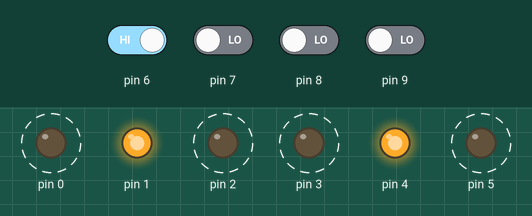
This sketch was run on a simulated Arduino Uno, built with avr-gcc and run on an emulated ATmega328P. Shown: output pins drawn as LEDs (lit = HIGH). Dashed ring = blinking. The test bench sets the inputs (shaded band); at power-on: pin 6 HIGH, pin 7–9 LOW.

Above: at 2.3 s.
2.9 s: pin 6 driven LOW
At 3.25 s:
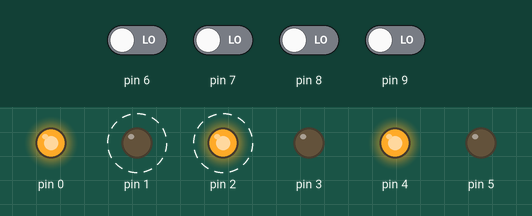
6.4 s: pin 6 driven HIGH
At 7.7 s:
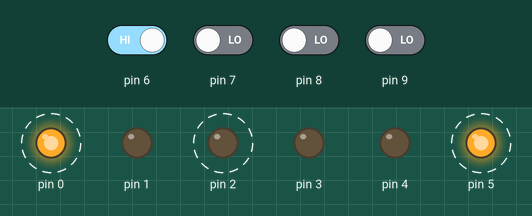
9.9 s: pin 7 driven HIGH
At 10.65 s:
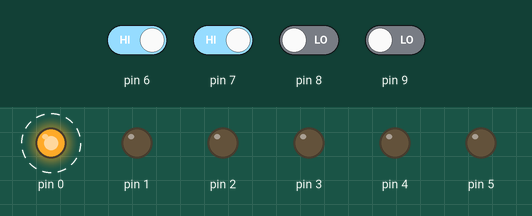
13.4 s: pin 8 driven HIGH
At 14.05 s:
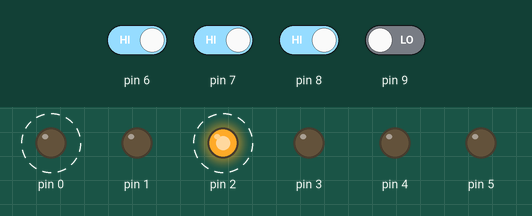
16.9 s: pin 8 driven LOW
20.4 s: pin 7 driven LOW
At 21.0 s:
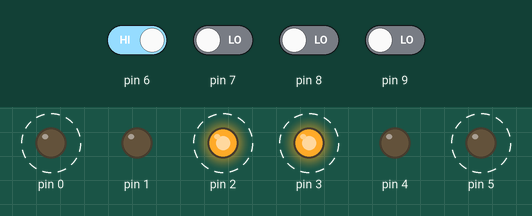
Timing chart, 0 to 24.9 s (numbered marks = the images above; inputs shaded):
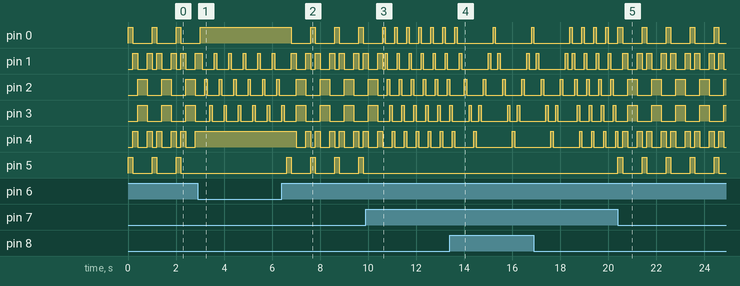

Measured:
- after the input at 2.9 s, pin 0: goes on until 3.0 s, then stays HIGH; pin 2: alternates HIGH for 0.10 s and LOW for 0.50 s, starting after 0.30 s; pin 3: alternates HIGH for 0.10 s and LOW for 0.50 s, starting after 0.60 s; pin 4: stops changing and stays HIGH; pin 5: stops changing and stays LOW
- after the input at 6.4 s, pin 0: alternates HIGH for 0.20 s and LOW for 0.80 s, starting after 0.40 s; pin 2: alternates HIGH for 0.40 s and LOW for 0.60 s, starting after 0.60 s
- after the input at 9.9 s, pin 0: alternates HIGH for 0.10 s and LOW for 0.40 s, starting after 0.80 s; pin 5: stops changing and stays LOW
- after the input at 13.4 s, pin 0: LOW → HIGH after 1.8 s, → LOW 0.10 s later, → HIGH 1.5 s later; pin 2: alternates HIGH for 0.10 s and LOW for 0.70 s, starting after 0.60 s
- after the input at 20.4 s, pin 0: alternates HIGH for 0.20 s and LOW for 0.80 s, starting after 0.20 s; pin 2, pin 3: alternates HIGH for 0.40 s and LOW for 0.60 s, starting after 0.40 s; pin 5: alternates HIGH for 0.20 s and LOW for 0.80 s, starting at once
- by itself, pin 0, pin 5: alternates HIGH for 0.20 s and LOW for 0.80 s
- by itself, pin 1, pin 4: repeats every 1.0 s: LOW 0.40 s, HIGH 0.20 s, LOW 0.20 s, HIGH 0.20 s
- by itself, pin 2, pin 3: alternates HIGH for 0.40 s and LOW for 0.60 s

The sketch:

sketch_apr30b.ino
```cpp
int i,J;
void setup()
{
  for(i=0;i<=5;i++)
  {
    pinMode(i,OUTPUT);
  }

  for(J=6;J<=9;J++)
  {
  pinMode(J,INPUT);
  }
}

void loop()
{
  if(digitalRead(6)==LOW)
  {
    digitalWrite(0,HIGH);
    digitalWrite(4,HIGH);
    for(i=1;i<=3;i++)
    {
      digitalWrite(i,HIGH);
      delay(100);
      digitalWrite(i,LOW);
      delay(100);
     }
   }
  else if(digitalRead(7)==LOW)
  {
     for(i=0;i<5;i++)
     {
     digitalWrite(i,HIGH);
     digitalWrite(5-i,HIGH);
     delay(200);
     digitalWrite(i,LOW);
     digitalWrite(5-i,LOW);
      }
  }
  else if(digitalRead(8)==LOW)
  {
      for(i=0;i<5;i++)
  {
      digitalWrite(i,HIGH);
      delay(100);
      digitalWrite(i,LOW);
  }
  }
  else if(digitalRead(9)==LOW)
  {
  for(i=0;i<=4;i++)
  {
    digitalWrite(i,HIGH);
    delay(100);
    digitalWrite(i,LOW);
    delay(100);
  }
  for(i=3;i>=1;i--)
   {
    digitalWrite(i,HIGH);
    delay(100);
    digitalWrite(i,LOW);
    delay(100);
   }
  }
  else
  {
    for(i=0;i<=5;i++)
    {
      digitalWrite(i,LOW);
    }
  }
 }
```
